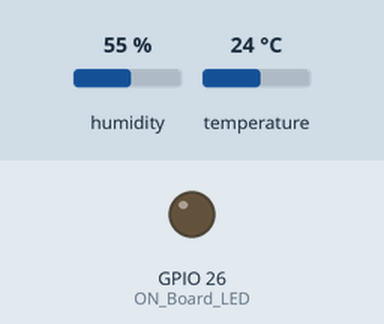
Bench run of a sketch on a simulated ESP32. Parts: output pins drawn as LEDs (lit = HIGH). The inputs (shaded band) are chosen by the test bench; at power-on: humidity 55 %, temperature 24 °C. WiFi joins after 1.5 s; servers stay silent unless stated; uploads are accepted with an empty reply; what the sketch prints to the serial monitor is not drawn.

Above: at 0.1 s.
At 1.8 s:
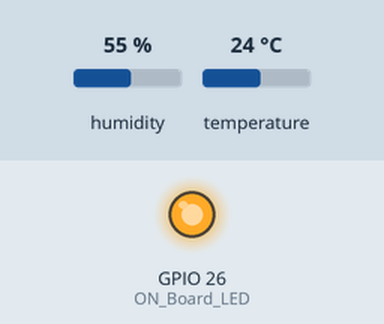
Timing chart, 0 to 3.3 s (numbered marks = the images above):
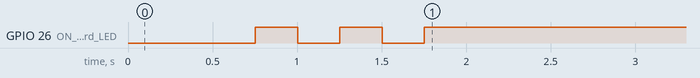

The sketch:

ESP32_DHT11_Google_Sheet_2.ino
```cpp
#include <WiFi.h>
#include <WiFiClientSecure.h>
#include "DHT.h"


// ตรวจสอบว่าโค้ดนี้ถูกคอมไพล์บน ESP32 เท่านั้น
#ifndef ESP32
#pragma message(THIS EXAMPLE IS FOR ESP32 ONLY!)
#error Select ESP32 board.
#endif


// นำเข้าไลบรารี TridentTD_LineNotify
#include <TridentTD_LineNotify.h>

// กำหนด Line Token
#define LINE_TOKEN "eksj6vkXZaHDwVLWMZbLfWriWG9jesdzWmrEXg5Pnlr"

#define DHTTYPE DHT11   // DHT 11
const int DHTPin = 27;
String t;
#define ON_Board_LED 26

const char* ssid = "อ่านหาพ่อง";
const char* password = "Metallica1215";

const char* host = "script.google.com";
const int httpsPort = 443;

DHT dht(DHTPin, DHTTYPE);
WiFiClientSecure client;

long now = millis();
long lastMeasure = 0;

String GAS_ID = "AKfycbzt7420S8pT19MGDRBfa4lEvmU4Xoip7pvlxMyLTumF7HyrEoDKJ0Dd0qKOeP_1Ce7VSg"; // apps script ID or deployment ID

void setup() {


  // แสดงเวอร์ชันของไลบรารี LINE Notify ที่ใช้
  Serial.println(LINE.getVersion());

  // กำหนด Line Token
  LINE.setToken(LINE_TOKEN);

  Serial.begin(115200);
  delay(500);
  dht.begin();

  WiFi.begin(ssid, password);
  Serial.println("");

  pinMode(ON_Board_LED, OUTPUT);
  digitalWrite(ON_Board_LED, HIGH);

  Serial.print("Connecting");
  while (WiFi.status() != WL_CONNECTED) {
    Serial.print(".");
    digitalWrite(ON_Board_LED, LOW);
    delay(250);
    digitalWrite(ON_Board_LED, HIGH);
    delay(250);
  }
  digitalWrite(ON_Board_LED, HIGH);

  Serial.println("");
  Serial.print("Successfully connected to : ");
  Serial.println(ssid);
  Serial.print("IP address: ");
  Serial.println(WiFi.localIP());
  Serial.println();

  client.setInsecure();
}

void loop() {
  now = millis();
  if (now - lastMeasure > 3000) {
    lastMeasure = now;
    float h = dht.readHumidity();
    float t = dht.readTemperature();
    float f = dht.readTemperature(true);

    if (isnan(h) || isnan(t) || isnan(f)) {
      Serial.println("Failed to read from DHT sensor!");
      return;
    }

    float hic = dht.computeHeatIndex(t, h, false);
    static char temperatureTemp[7];
    dtostrf(hic, 6, 2, temperatureTemp);

    static char humidityTemp[7];
    dtostrf(h, 6, 2, humidityTemp);

    Serial.print("Humidity: ");
    Serial.print(h);
    Serial.print(" %\t Temperature: ");
    Serial.print(t);
    Serial.print(" *C ");
    Serial.print(f);
    Serial.print(" *F\t Heat index: ");
    Serial.print(hic);
    Serial.println(" *C ");

    sendData(t, h);


    String humidityString = "ความชื้นเกินกำหนด : " + String(h);
    LINE.notify(humidityString);

    String tmp = "อุณหภูมิ : " + String(t);
    LINE.notify(tmp);

    Serial.println("send line");

  }
}

void sendData(float value, float value2) {
  Serial.println("==========");
  Serial.print("connecting to ");
  Serial.println(host);

  if (!client.connect(host, httpsPort)) {
    Serial.println("connection failed");
    return;
  }

  float string_temp = value;
  float string_humi = value2;
  String url = "/macros/s/" + GAS_ID + "/exec?temp=" + string_temp + "&humi=" + string_humi;
  Serial.print("requesting URL: ");
  Serial.println(url);

  client.print(String("GET ") + url + " HTTP/1.1\r\n" +
         "Host: " + host + "\r\n" +
         "User-Agent: BuildFailureDetectorESP8266\r\n" +
         "Connection: close\r\n\r\n");

  Serial.println("request sent");

  while (client.connected()) {
    String line = client.readStringUntil('\n');
    if (line == "\r") {
      Serial.println("headers received");
      break;
    }
  }

  String line = client.readStringUntil('\n');
  if (line.startsWith("{\"state\":\"success\"")) {
    Serial.println("ESP32/Arduino CI successful!");
  } else {
    Serial.println("ESP32/Arduino CI has failed");
  }

  Serial.print("reply was : ");
  Serial.println(line);
  Serial.println("closing connection");
  Serial.println("==========");
  Serial.println();
  client.stop();
}
```
